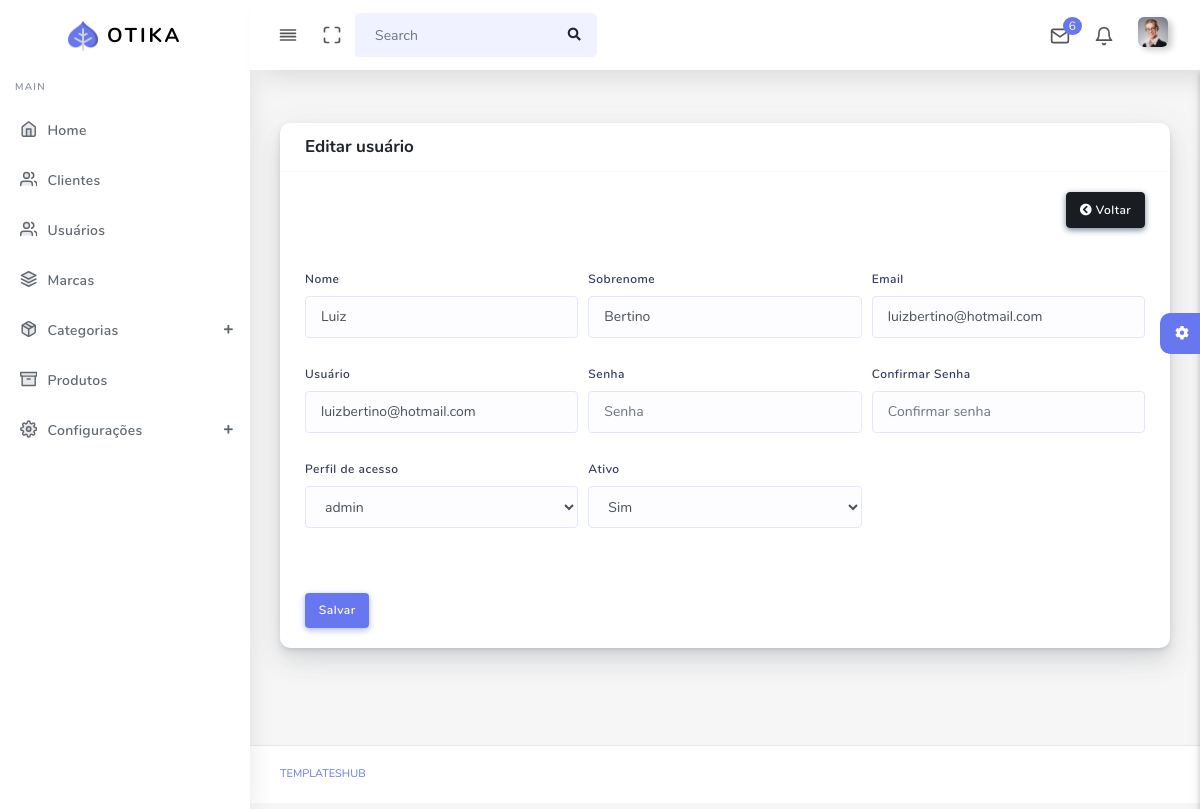
The app's page /restrita/usuarios/core/6 with its own data.
### tables this page shows
CREATE TABLE `users` (
  `id` int(11) UNSIGNED NOT NULL,
  `ip_address` varchar(45) NOT NULL,
  `cliente_user_id` int(11) DEFAULT NULL,
  `username` varchar(100) DEFAULT NULL,
  `password` varchar(255) NOT NULL,
  `email` varchar(254) NOT NULL,
  `activation_selector` varchar(255) DEFAULT NULL,
  `activation_code` varchar(255) DEFAULT NULL,
  `forgotten_password_selector` varchar(255) DEFAULT NULL,
  `forgotten_password_code` varchar(255) DEFAULT NULL,
  `forgotten_password_time` int(11) UNSIGNED DEFAULT NULL,
  `remember_selector` varchar(255) DEFAULT NULL,
  `remember_code` varchar(255) DEFAULT NULL,
  `created_on` int(11) UNSIGNED NOT NULL,
  `last_login` int(11) UNSIGNED DEFAULT NULL,
  `active` tinyint(1) UNSIGNED DEFAULT NULL,
  `first_name` varchar(50) DEFAULT NULL,
  `last_name` varchar(50) DEFAULT NULL,
  `company` varchar(100) DEFAULT NULL,
  `phone` varchar(20) DEFAULT NULL
);

CREATE TABLE `users_groups` (
  `id` int(11) UNSIGNED NOT NULL,
  `user_id` int(11) UNSIGNED NOT NULL,
  `group_id` mediumint(8) UNSIGNED NOT NULL
);

CREATE TABLE `groups` (
  `id` mediumint(8) UNSIGNED NOT NULL,
  `name` varchar(20) NOT NULL,
  `description` varchar(100) NOT NULL
);

### application/controllers/restrita/Usuarios.php (called while the page is built, shortened)
<?php
class Usuarios extends CI_Controller {
    public function core($usuario_id = NULL) {
        $usuario_id = (int) $usuario_id;
        if (!$usuario_id) {
            $this->form_validation->set_rules('first_name', 'Nome', 'trim|required|min_length[4]|max_length[30]');
            $this->form_validation->set_rules('last_name', 'Sobrenome', 'trim|required|min_length[4]|max_length[30]');
            $this->form_validation->set_rules('email', 'E-mail', 'trim|required|min_length[4]|max_length[100]|valid_email|callback_valida_email');
            $this->form_validation->set_rules('username', 'Usuário', 'trim|required|min_length[4]|max_length[30]|callback_valida_usuario');
            $this->form_validation->set_rules('password', 'Senha', 'trim|required|min_length[8]|max_length[50]');
            $this->form_validation->set_rules('confirma', 'Confirma Senha', 'trim|required|matches[password]');
            if ($this->form_validation->run()) {
                $username = $this->input->post('username');
                $password = $this->input->post('password');
                $email = $this->input->post('email');
                $additional_data = array(
                    'first_name' => $this->input->post('first_name'),
                    'last_name' => $this->input->post('last_name'),
                    'active' => $this->input->post('active'),
                );
                $group = array($this->input->post('perfil'));
                if ($this->ion_auth->register($username, $password, $email, $additional_data, $group)) {
                    $this->session->set_flashdata('sucesso', 'Dados salvos com sucesso!');
                } else {
                    $this->session->set_flashdata('error', $this->ion_auth->errors());
                }
                redirect('restrita/usuarios');
            } else {
                $data = array(
                    'titulo' => 'Cadastrar usuário',
                    'grupos' => $this->ion_auth->groups()->result(),
                );
                $this->load->view('restrita/layout/header', $data);
                $this->load->view('restrita/usuarios/core');
                $this->load->view('restrita/layout/footer');
            }
        } else {
            if (!$usuario = $this->ion_auth->user($usuario_id)->row()) {
                $this->session->set_flashdata('error', 'Usuário não foi encontrado');
                redirect('restrita/usuarios');
            } else {
                $this->form_validation->set_rules('first_name', 'Nome', 'trim|required|min_length[4]|max_length[30]');
                $this->form_validation->set_rules('last_name', 'Sobrenome', 'trim|required|min_length[4]|max_length[30]');
                $this->form_validation->set_rules('email', 'E-mail', 'trim|required|min_length[4]|max_length[100]|valid_email|callback_valida_email');
                $this->form_validation->set_rules('username', 'Usuário', 'trim|required|min_length[4]|max_length[30]|callback_valida_usuario');
                $this->form_validation->set_rules('password', 'Senha', 'trim|min_length[8]|max_length[50]');
                $this->form_validation->set_rules('confirma', 'Confirma Senha', 'trim|matches[password]');
                if ($this->form_validation->run()) {
                    $data = elements(
                            array(
                                'first_name',
                                'last_name',
                                'email',
                                'username',
                                'password',
                                'active',
                            ), $this->input->post()
                    );
                    $password = $this->input->post('password');
                    if (!$password) {
                        unset($data['password']);
                    }
                    $data = html_escape($data);
                    if ($this->ion_auth->update($usuario_id, $data)) {
                        $perfil = (int) $this->input->post('perfil');
                        if ($perfil) {
                            $this->ion_auth->remove_from_group(NULL, $usuario_id);
                            $this->ion_auth->add_to_group($perfil, $usuario_id);
                        }
                        $this->session->set_flashdata('sucesso', 'Dados salvos com sucesso!');
                    } else {
                        $this->session->set_flashdata('error', $this->ion_auth->errors());
                    }
                    redirect('restrita/usuarios');
                } else {
                    $data = array(
                        'titulo' => 'Editar usuário',
                        'usuario' => $usuario,
                        'perfil' => $this->ion_auth->get_users_groups($usuario_id)->row(),
                        'grupos' => $this->ion_auth->groups()->result(),
                    );
                    $this->load->view('restrita/layout/header', $data);
                    $this->load->view('restrita/usuarios/core');
                    $this->load->view('restrita/layout/footer');
                }
            }
        }
    }
}

### index.php (called while the page is built, shortened)
<?php
require_once BASEPATH.'core/CodeIgniter.php';

### application/libraries/Ion_auth.php (called while the page is built, shortened)
<?php
class Ion_auth
{
	public function __construct()
	{
		$this->_cache_user_in_group =& $this->ion_auth_model->_cache_user_in_group;
		$this->ion_auth_model->trigger_events('library_constructor');
	}
	public function __call($method, $arguments)
	{
		return call_user_func_array( [$this->ion_auth_model, $method], $arguments);
	}
	public function __get($var)
	{
		return get_instance()->$var;
	}
}

### application/models/Ion_auth_model.php (called while the page is built, shortened)
<?php
class Ion_auth_model extends CI_Model {
    public $tables = [];
    public $_ion_where = [];
    public $_ion_select = [];
    public $_ion_limit = NULL;
    public $_ion_offset = NULL;
    public $_ion_order_by = NULL;
    public $_ion_order = NULL;
    protected $response = NULL;
    protected $db;
    public function __construct() {
        $this->config->load('ion_auth', TRUE);
        $this->load->helper('cookie', 'date');
        $group_name = $this->config->item('database_group_name', 'ion_auth');
        if (empty($group_name)) {
            $CI = & get_instance();
            $this->db = $CI->db;
        } else {
            $this->db = $this->load->database($group_name, TRUE, TRUE);
        }
        $this->tables = $this->config->item('tables', 'ion_auth');
        $this->join = $this->config->item('join', 'ion_auth');
    }
    public function limit($limit) {
        $this->_ion_limit = $limit;
        return $this;
    }
    public function where($where, $value = NULL) {
        if (!is_array($where)) {
            $where = [$where => $value];
        }
        array_push($this->_ion_where, $where);
        return $this;
    }
    public function order_by($by, $order = 'desc') {
        $this->_ion_order_by = $by;
        $this->_ion_order = $order;
        return $this;
    }
    public function row() {
        $row = $this->response->row();
        return $row;
    }
    public function users($groups = NULL) {
        if (isset($this->_ion_select) && !empty($this->_ion_select)) {
            foreach ($this->_ion_select as $select) {
                $this->db->select($select);
            }
            $this->_ion_select = [];
        } else {
            $this->db->select([
                $this->tables['users'] . '.*',
                $this->tables['users'] . '.id as id',
                $this->tables['users'] . '.id as user_id'
            ]);
        }
        if (isset($this->_ion_where) && !empty($this->_ion_where)) {
            foreach ($this->_ion_where as $where) {
                $this->db->where($where);
            }
            $this->_ion_where = [];
        }
        if (isset($this->_ion_limit) && isset($this->_ion_offset)) {
            $this->db->limit($this->_ion_limit, $this->_ion_offset);
            $this->_ion_limit = NULL;
            $this->_ion_offset = NULL;
        } else if (isset($this->_ion_limit)) {
            $this->db->limit($this->_ion_limit);
            $this->_ion_limit = NULL;
        }
        if (isset($this->_ion_order_by) && isset($this->_ion_order)) {
            $this->db->order_by($this->_ion_order_by, $this->_ion_order);
            $this->_ion_order = NULL;
            $this->_ion_order_by = NULL;
        }
        $this->response = $this->db->get($this->tables['users']);
        return $this;
    }
    public function user($id = NULL) {
        $id = isset($id) ? $id : $this->session->userdata('user_id');
        $this->users();
        return $this;
    }
    public function get_users_groups($id = FALSE) {
        $id || $id = $this->session->userdata('user_id');
        return $this->db->select($this->tables['users_groups'] . '.' . $this->join['groups'] . ' as id, ' . $this->tables['groups'] . '.name, ' . $this->tables['groups'] . '.description')
                        ->where($this->tables['users_groups'] . '.' . $this->join['users'], $id)
                        ->join($this->tables['groups'], $this->tables['users_groups'] . '.' . $this->join['groups'] . '=' . $this->tables['groups'] . '.id')
                        ->get($this->tables['users_groups']);
    }
    public function groups() {
        $this->response = $this->db->get($this->tables['groups']);
        return $this;
    }
}

### application/views/restrita/usuarios/core.php (the view, shortened to what this page needs)
<div class="main-content">
    <section class="section">
        <div class="section-body">
            <div class="row">
                <div class="col-12">
                    <div class="card">
                        <div class="card-header">
                            <h4><?php echo $titulo; ?></h4>
                        </div>
                        <div class="card-footer">
                            <a title="Voltar" class="btn btn-dark float-right" href="<?php echo base_url('restrita/usuarios'); ?>"><i class="fa fa-chevron-circle-left">&nbsp;</i>Voltar</a>
                        </div>
                        <?php
                        $atributos = array(
                            'name' => 'form_core',
                        );
                        if (isset($usuario)) {
                            $usuario_id = $usuario->id;
                        } else {
                            $usuario_id = '';
                        }
                        ?>
                        <?php echo form_open('/restrita/usuarios/core/' . $usuario_id, $atributos); ?>
                        <div class="card-body">
                            <div class="form-row">
                                <div class="form-group col-md-4">
                                    <label>Nome</label>
                                    <input type="text" name="first_name" class="form-control" placeholder="Nome" value="<?php echo (isset($usuario) ? $usuario->first_name : set_value('first_name')); ?>">
                                </div>
                                <div class="form-group col-md-4">
                                    <label>Sobrenome</label>
                                    <input type="text" name="last_name" class="form-control"  placeholder="Sobrenome" value="<?php echo (isset($usuario) ? $usuario->last_name : set_value('last_name')); ?>">
                                </div>
                                <div class="form-group col-md-4">
                                    <label>Email</label>
                                    <input type="email" name="email" class="form-control" placeholder="E-mail" value="<?php echo (isset($usuario) ? $usuario->email : set_value('email')); ?>">
                                </div>
                            </div>
                            <div class="form-row">
                                <div class="form-group col-md-4">
                                    <label>Usuário</label>
                                    <input type="text" name="username" class="form-control" placeholder="Usuário" value="<?php echo (isset($usuario) ? $usuario->username : set_value('username')); ?>">
                                </div>
                                <div class="form-group col-md-4">
                                    <label>Senha</label>
                                    <input type="password" name="password" class="form-control" placeholder="Senha">
                                </div>
                                <div class="form-group col-md-4">
                                    <label>Confirmar Senha</label>
                                    <input type="password" name="confirma" class="form-control" placeholder="Confirmar senha">
                                </div>
                            </div>
                            <div class="form-row">
                                <div class="form-group col-md-4">
                                    <label>Perfil de acesso</label>
                                    <select class="form-control" name="perfil">
                                        <?php foreach ($grupos as $grupo): ?>
                                            <?php if (isset($usuario)): ?>
                                                <option value="<?php echo $grupo->id; ?>" <?php echo ($grupo->id == $perfil->id ? 'selected' : ''); ?>><?php echo $grupo->name; ?></option>
                                            <?php else: ?>
                                                <option value="<?php echo $grupo->id; ?>"><?php echo $grupo->name; ?></option>
                                            <?php endif; ?>
                                        <?php endforeach; ?>
                                    </select>
                                </div>
                                <div class="form-group col-md-4">
                                    <label>Ativo</label>
                                    <select class="form-control" name="active">
                                        <?php if (isset($usuario)): ?>
                                            <option value="1" <?php echo ($usuario->active == 1 ? 'selected' : ''); ?>>Sim</option>
                                        <?php else: ?>
                                            <option value="1">Sim</option>
                                            <option value="0">Não</option>
                                        <?php endif; ?>
                                    </select>
                                </div>
                            </div>
                        </div>
                        <div class="card-footer">
                            <button title="Salvar" class="btn btn-primary mr-2">Salvar</button>
                        </div>
                        <?php echo form_close(); ?>
                    </div>
                </div>
            </div>
    </section>
</div>

### records on screen
users: first_name "Luiz", last_name "Bertino", email "luizbertino@hotmail.com", username "luizbertino@hotmail.com", active "Sim"
users_groups: perfil "admin"

### other values on screen
$titulo "Editar usuário"
